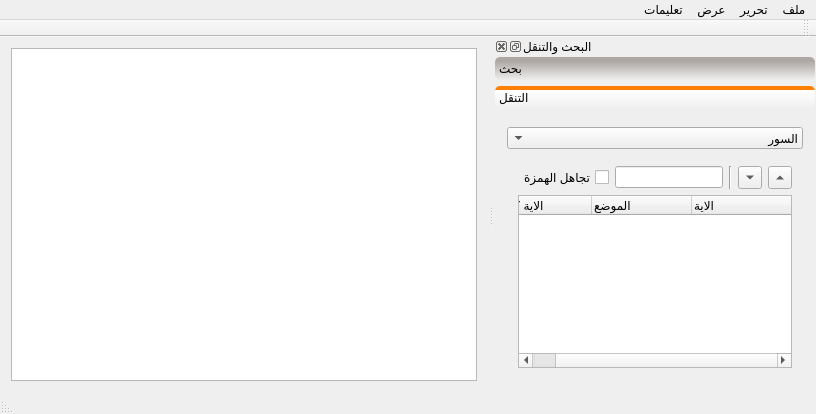
<?xml version="1.0" encoding="UTF-8"?>
<ui version="4.0">
 <class>MainWindow</class>
 <widget class="QMainWindow" name="MainWindow">
  <property name="geometry">
   <rect>
    <x>0</x>
    <y>0</y>
    <width>816</width>
    <height>414</height>
   </rect>
  </property>
  <property name="windowTitle">
   <string>القرءان المفسر</string>
  </property>
  <property name="layoutDirection">
   <enum>Qt::RightToLeft</enum>
  </property>
  <property name="locale">
   <locale language="Arabic" country="SaudiArabia"/>
  </property>
  <widget class="QWidget" name="centralWidget">
   <layout class="QHBoxLayout" name="horizontalLayout_10">
    <item>
     <widget class="QTextBrowser" name="textEdit">
      <property name="contextMenuPolicy">
       <enum>Qt::CustomContextMenu</enum>
      </property>
      <property name="openLinks">
       <bool>false</bool>
      </property>
     </widget>
    </item>
   </layout>
  </widget>
  <widget class="QMenuBar" name="menuBar">
   <property name="geometry">
    <rect>
     <x>0</x>
     <y>0</y>
     <width>816</width>
     <height>28</height>
    </rect>
   </property>
   <widget class="QMenu" name="menuFile">
    <property name="title">
     <string>ملف</string>
    </property>
   </widget>
   <widget class="QMenu" name="menuEdit">
    <property name="title">
     <string>تحرير</string>
    </property>
   </widget>
   <widget class="QMenu" name="menuHelp">
    <property name="title">
     <string>تعليمات</string>
    </property>
   </widget>
   <widget class="QMenu" name="menuView">
    <property name="title">
     <string>عرض</string>
    </property>
   </widget>
   <addaction name="menuFile"/>
   <addaction name="menuEdit"/>
   <addaction name="menuView"/>
   <addaction name="menuHelp"/>
  </widget>
  <widget class="QToolBar" name="mainToolBar">
   <property name="windowTitle">
    <string>لوحة الادوات</string>
   </property>
   <property name="iconSize">
    <size>
     <width>24</width>
     <height>24</height>
    </size>
   </property>
   <attribute name="toolBarArea">
    <enum>TopToolBarArea</enum>
   </attribute>
   <attribute name="toolBarBreak">
    <bool>false</bool>
   </attribute>
  </widget>
  <widget class="QStatusBar" name="statusBar"/>
  <widget class="QDockWidget" name="dockWidget">
   <property name="features">
    <set>QDockWidget::AllDockWidgetFeatures</set>
   </property>
   <property name="allowedAreas">
    <set>Qt::AllDockWidgetAreas</set>
   </property>
   <property name="windowTitle">
    <string>البحث والتنقل</string>
   </property>
   <attribute name="dockWidgetArea">
    <number>2</number>
   </attribute>
   <widget class="QWidget" name="dockWidgetContents_4">
    <layout class="QVBoxLayout" name="verticalLayout_11">
     <property name="margin">
      <number>1</number>
     </property>
     <item>
      <widget class="QToolBox" name="toolBox">
       <property name="styleSheet">
        <string notr="true">QToolBox::tab {
	
	background-color: qlineargradient(spread:pad, x1:0, y1:0, x2:0, y2:1, stop:0.177778 rgba(173, 168, 164, 255), stop:1 rgba(255, 255, 255, 0));

border-radius: 5px;
}
QToolBox::tab:selected {
	background-color: qlineargradient(spread:pad, x1:0, y1:0, x2:0, y2:1, stop:0 rgba(255, 128, 0, 255), stop:0.172222 rgba(255, 128, 0, 255), stop:0.177778 rgba(255, 255, 255, 255), stop:1 rgba(255, 255, 255, 0));
}</string>
       </property>
       <property name="currentIndex">
        <number>1</number>
       </property>
       <widget class="QWidget" name="pageFind">
        <property name="geometry">
         <rect>
          <x>0</x>
          <y>0</y>
          <width>274</width>
          <height>231</height>
         </rect>
        </property>
        <attribute name="label">
         <string>بحث</string>
        </attribute>
        <layout class="QVBoxLayout" name="verticalLayout_5">
         <item>
          <widget class="QComboBox" name="comboBox">
           <property name="statusTip">
            <string>التبديل بين البحث في القرءان الكريم او البحث في التفسير الحالي</string>
           </property>
           <item>
            <property name="text">
             <string>بحث في القرءان الكريم</string>
            </property>
           </item>
           <item>
            <property name="text">
             <string>يحث في التفاسير</string>
            </property>
           </item>
          </widget>
         </item>
         <item>
          <widget class="QStackedWidget" name="stackedWidget_2">
           <property name="currentIndex">
            <number>0</number>
           </property>
           <widget class="QWidget" name="page_3">
            <layout class="QVBoxLayout" name="verticalLayout_4">
             <item>
              <widget class="QWidget" name="widget_9" native="true">
               <layout class="QVBoxLayout" name="verticalLayout_13">
                <property name="leftMargin">
                 <number>2</number>
                </property>
                <property name="topMargin">
                 <number>4</number>
                </property>
                <property name="rightMargin">
                 <number>2</number>
                </property>
                <property name="bottomMargin">
                 <number>2</number>
                </property>
                <item>
                 <layout class="QHBoxLayout" name="horizontalLayout_7">
                  <item>
                   <widget class="QLineEdit" name="lineEditSearch">
                    <property name="statusTip">
                     <string>نص البحث الاول</string>
                    </property>
                   </widget>
                  </item>
                  <item>
                   <widget class="QWidget" name="widget_10" native="true">
                    <property name="enabled">
                     <bool>false</bool>
                    </property>
                    <layout class="QHBoxLayout" name="horizontalLayout_8">
                     <property name="margin">
                      <number>4</number>
                     </property>
                     <item>
                      <widget class="QCheckBox" name="checkBoxAnd">
                       <property name="statusTip">
                        <string>يتم البحث عن النص الاو ل مع الثاني</string>
                       </property>
                       <property name="text">
                        <string>و</string>
                       </property>
                       <property name="checked">
                        <bool>true</bool>
                       </property>
                       <property name="autoExclusive">
                        <bool>true</bool>
                       </property>
                      </widget>
                     </item>
                     <item>
                      <widget class="QCheckBox" name="checkBoxOr">
                       <property name="statusTip">
                        <string>يتم البحث عن النص الاول او الثاني</string>
                       </property>
                       <property name="text">
                        <string>أو</string>
                       </property>
                       <property name="autoExclusive">
                        <bool>true</bool>
                       </property>
                      </widget>
                     </item>
                     <item>
                      <widget class="QLineEdit" name="lineEditSearchAnd">
                       <property name="statusTip">
                        <string>نص البحث التالي</string>
                       </property>
                      </widget>
                     </item>
                    </layout>
                   </widget>
                  </item>
                  <item>
                   <widget class="QToolButton" name="toolButtonGoSearch">
                    <property name="toolTip">
                     <string>بحث</string>
                    </property>
                    <property name="statusTip">
                     <string>تنفيذ البحث</string>
                    </property>
                    <property name="text">
                     <string>بحث</string>
                    </property>
                    <property name="arrowType">
                     <enum>Qt::NoArrow</enum>
                    </property>
                   </widget>
                  </item>
                 </layout>
                </item>
                <item>
                 <widget class="QWidget" name="widget_11" native="true">
                  <layout class="QGridLayout" name="gridLayout_3">
                   <property name="margin">
                    <number>1</number>
                   </property>
                   <item row="0" column="0">
                    <widget class="QRadioButton" name="radioButtonSearch">
                     <property name="text">
                      <string>النص فقط</string>
                     </property>
                     <property name="checked">
                      <bool>true</bool>
                     </property>
                    </widget>
                   </item>
                   <item row="0" column="2">
                    <widget class="QRadioButton" name="radioButtonAdvensed">
                     <property name="text">
                      <string>بحث متعدد</string>
                     </property>
                    </widget>
                   </item>
                   <item row="1" column="0">
                    <widget class="QRadioButton" name="radioButtonSearchFirst">
                     <property name="text">
                      <string>بداية الاية</string>
                     </property>
                    </widget>
                   </item>
                   <item row="1" column="2">
                    <widget class="QRadioButton" name="radioButtonSearchLast">
                     <property name="text">
                      <string>نهاية الاية</string>
                     </property>
                    </widget>
                   </item>
                  </layout>
                 </widget>
                </item>
                <item>
                 <widget class="QTreeWidget" name="treeWidgetSearch">
                  <attribute name="headerDefaultSectionSize">
                   <number>25</number>
                  </attribute>
                  <attribute name="headerMinimumSectionSize">
                   <number>25</number>
                  </attribute>
                  <column>
                   <property name="text">
                    <string>السورة</string>
                   </property>
                  </column>
                  <column>
                   <property name="text">
                    <string>رقم الاية</string>
                   </property>
                  </column>
                  <column>
                   <property name="text">
                    <string>نص الاية</string>
                   </property>
                  </column>
                  <column>
                   <property name="text">
                    <string>id</string>
                   </property>
                  </column>
                 </widget>
                </item>
               </layout>
              </widget>
             </item>
            </layout>
           </widget>
           <widget class="QWidget" name="page_4">
            <layout class="QVBoxLayout" name="verticalLayout_6">
             <item>
              <widget class="QWidget" name="widget_13" native="true">
               <layout class="QVBoxLayout" name="verticalLayout_15">
                <property name="leftMargin">
                 <number>2</number>
                </property>
                <property name="topMargin">
                 <number>4</number>
                </property>
                <property name="rightMargin">
                 <number>2</number>
                </property>
                <property name="bottomMargin">
                 <number>2</number>
                </property>
                <item>
                 <layout class="QHBoxLayout" name="horizontalLayout_11">
                  <item>
                   <widget class="QLineEdit" name="lineEditSearchTefsir"/>
                  </item>
                  <item>
                   <widget class="QWidget" name="widget_14" native="true">
                    <property name="enabled">
                     <bool>false</bool>
                    </property>
                    <layout class="QHBoxLayout" name="horizontalLayout_12">
                     <property name="margin">
                      <number>4</number>
                     </property>
                     <item>
                      <widget class="QCheckBox" name="checkBoxAndTefsir">
                       <property name="text">
                        <string>و</string>
                       </property>
                       <property name="checked">
                        <bool>true</bool>
                       </property>
                       <property name="autoExclusive">
                        <bool>true</bool>
                       </property>
                      </widget>
                     </item>
                     <item>
                      <widget class="QCheckBox" name="checkBoxOrTefsir">
                       <property name="text">
                        <string>أو</string>
                       </property>
                       <property name="autoExclusive">
                        <bool>true</bool>
                       </property>
                      </widget>
                     </item>
                     <item>
                      <widget class="QLineEdit" name="lineEditSearchAndTefsir"/>
                     </item>
                    </layout>
                   </widget>
                  </item>
                  <item>
                   <widget class="QToolButton" name="toolButtonGoSearchTefsir">
                    <property name="toolTip">
                     <string>بحث</string>
                    </property>
                    <property name="text">
                     <string>بحث</string>
                    </property>
                    <property name="arrowType">
                     <enum>Qt::NoArrow</enum>
                    </property>
                   </widget>
                  </item>
                 </layout>
                </item>
                <item>
                 <widget class="QWidget" name="widget_15" native="true">
                  <layout class="QHBoxLayout" name="horizontalLayout">
                   <item>
                    <widget class="QRadioButton" name="radioButtonAdvensedTefsir">
                     <property name="text">
                      <string>بحث متعدد</string>
                     </property>
                    </widget>
                   </item>
                   <item>
                    <widget class="QRadioButton" name="radioButtonSearchTefsir">
                     <property name="text">
                      <string>النص فقط</string>
                     </property>
                     <property name="checked">
                      <bool>true</bool>
                     </property>
                    </widget>
                   </item>
                  </layout>
                 </widget>
                </item>
                <item>
                 <widget class="QTreeWidget" name="treeWidgetSearchTefsir">
                  <attribute name="headerDefaultSectionSize">
                   <number>100</number>
                  </attribute>
                  <attribute name="headerMinimumSectionSize">
                   <number>100</number>
                  </attribute>
                  <column>
                   <property name="text">
                    <string>السورة</string>
                   </property>
                  </column>
                  <column>
                   <property name="text">
                    <string>رقم الاية</string>
                   </property>
                  </column>
                  <column>
                   <property name="text">
                    <string>id</string>
                   </property>
                  </column>
                 </widget>
                </item>
               </layout>
              </widget>
             </item>
            </layout>
           </widget>
          </widget>
         </item>
        </layout>
       </widget>
       <widget class="QWidget" name="pageNavig">
        <property name="geometry">
         <rect>
          <x>0</x>
          <y>0</y>
          <width>291</width>
          <height>245</height>
         </rect>
        </property>
        <attribute name="label">
         <string>التنقل</string>
        </attribute>
        <layout class="QVBoxLayout" name="verticalLayout_14">
         <property name="margin">
          <number>1</number>
         </property>
         <item>
          <widget class="QWidget" name="widget_12" native="true">
           <layout class="QVBoxLayout" name="verticalLayout_2">
            <item>
             <widget class="QComboBox" name="comboBoxSoraJozaa_3">
              <property name="statusTip">
               <string>تغيير العرض بين عرض السور او عرض الاجزاء والاحزاب</string>
              </property>
              <item>
               <property name="text">
                <string>السور</string>
               </property>
              </item>
              <item>
               <property name="text">
                <string>الاجزاء والاحزاب</string>
               </property>
              </item>
             </widget>
            </item>
            <item>
             <widget class="QStackedWidget" name="stackedWidget">
              <property name="currentIndex">
               <number>0</number>
              </property>
              <widget class="QWidget" name="page">
               <layout class="QVBoxLayout" name="verticalLayout">
                <item>
                 <layout class="QHBoxLayout" name="horizontalLayout_2">
                  <item>
                   <widget class="QToolButton" name="toolButtonExpand_3">
                    <property name="statusTip">
                     <string>غلق الكل</string>
                    </property>
                    <property name="text">
                     <string>فتح الكل</string>
                    </property>
                    <property name="arrowType">
                     <enum>Qt::UpArrow</enum>
                    </property>
                   </widget>
                  </item>
                  <item>
                   <widget class="QToolButton" name="toolButtonColaps_3">
                    <property name="statusTip">
                     <string>فتح الكل</string>
                    </property>
                    <property name="text">
                     <string>غلق الكل</string>
                    </property>
                    <property name="arrowType">
                     <enum>Qt::DownArrow</enum>
                    </property>
                   </widget>
                  </item>
                  <item>
                   <widget class="Line" name="line">
                    <property name="orientation">
                     <enum>Qt::Vertical</enum>
                    </property>
                   </widget>
                  </item>
                  <item>
                   <widget class="QLineEdit" name="lineEditSearchTree">
                    <property name="statusTip">
                     <string>ادخل نص البجث</string>
                    </property>
                    <property name="text">
                     <string/>
                    </property>
                   </widget>
                  </item>
                  <item>
                   <widget class="QCheckBox" name="checkBoxHamza">
                    <property name="statusTip">
                     <string>يتم تجاهل العمزات اثناء البحث</string>
                    </property>
                    <property name="text">
                     <string>تجاهل الهمزة</string>
                    </property>
                   </widget>
                  </item>
                 </layout>
                </item>
                <item>
                 <widget class="QTreeWidget" name="treeWidgetIndex">
                  <property name="statusTip">
                   <string>انقر مرتين لعرض الآية المحددة</string>
                  </property>
                  <column>
                   <property name="text">
                    <string>الاية</string>
                   </property>
                  </column>
                  <column>
                   <property name="text">
                    <string>الموضع</string>
                   </property>
                  </column>
                  <column>
                   <property name="text">
                    <string>الاية كاملة</string>
                   </property>
                  </column>
                 </widget>
                </item>
               </layout>
              </widget>
              <widget class="QWidget" name="page_2">
               <layout class="QVBoxLayout" name="verticalLayout_3">
                <item>
                 <widget class="QTreeWidget" name="treeWidgetAjzaa">
                  <attribute name="headerVisible">
                   <bool>false</bool>
                  </attribute>
                  <column>
                   <property name="text">
                    <string>1</string>
                   </property>
                  </column>
                  <column>
                   <property name="text">
                    <string>New Column</string>
                   </property>
                  </column>
                 </widget>
                </item>
               </layout>
              </widget>
             </widget>
            </item>
           </layout>
          </widget>
         </item>
        </layout>
       </widget>
      </widget>
     </item>
    </layout>
   </widget>
  </widget>
 </widget>
 <layoutdefault spacing="6" margin="11"/>
 <resources/>
 <connections>
  <connection>
   <sender>comboBoxSoraJozaa_3</sender>
   <signal>currentIndexChanged(int)</signal>
   <receiver>stackedWidget</receiver>
   <slot>setCurrentIndex(int)</slot>
   <hints>
    <hint type="sourcelabel">
     <x>588</x>
     <y>281</y>
    </hint>
    <hint type="destinationlabel">
     <x>676</x>
     <y>431</y>
    </hint>
   </hints>
  </connection>
  <connection>
   <sender>radioButtonAdvensed</sender>
   <signal>toggled(bool)</signal>
   <receiver>widget_10</receiver>
   <slot>setEnabled(bool)</slot>
   <hints>
    <hint type="sourcelabel">
     <x>622</x>
     <y>197</y>
    </hint>
    <hint type="destinationlabel">
     <x>590</x>
     <y>151</y>
    </hint>
   </hints>
  </connection>
  <connection>
   <sender>comboBox</sender>
   <signal>currentIndexChanged(int)</signal>
   <receiver>stackedWidget_2</receiver>
   <slot>setCurrentIndex(int)</slot>
   <hints>
    <hint type="sourcelabel">
     <x>468</x>
     <y>98</y>
    </hint>
    <hint type="destinationlabel">
     <x>480</x>
     <y>130</y>
    </hint>
   </hints>
  </connection>
  <connection>
   <sender>radioButtonAdvensedTefsir</sender>
   <signal>toggled(bool)</signal>
   <receiver>widget_14</receiver>
   <slot>setEnabled(bool)</slot>
   <hints>
    <hint type="sourcelabel">
     <x>615</x>
     <y>175</y>
    </hint>
    <hint type="destinationlabel">
     <x>596</x>
     <y>150</y>
    </hint>
   </hints>
  </connection>
  <connection>
   <sender>toolButtonColaps_3</sender>
   <signal>clicked()</signal>
   <receiver>treeWidgetIndex</receiver>
   <slot>expandAll()</slot>
   <hints>
    <hint type="sourcelabel">
     <x>449</x>
     <y>331</y>
    </hint>
    <hint type="destinationlabel">
     <x>560</x>
     <y>426</y>
    </hint>
   </hints>
  </connection>
  <connection>
   <sender>toolButtonExpand_3</sender>
   <signal>clicked()</signal>
   <receiver>treeWidgetIndex</receiver>
   <slot>collapseAll()</slot>
   <hints>
    <hint type="sourcelabel">
     <x>480</x>
     <y>338</y>
    </hint>
    <hint type="destinationlabel">
     <x>542</x>
     <y>398</y>
    </hint>
   </hints>
  </connection>
 </connections>
</ui>
